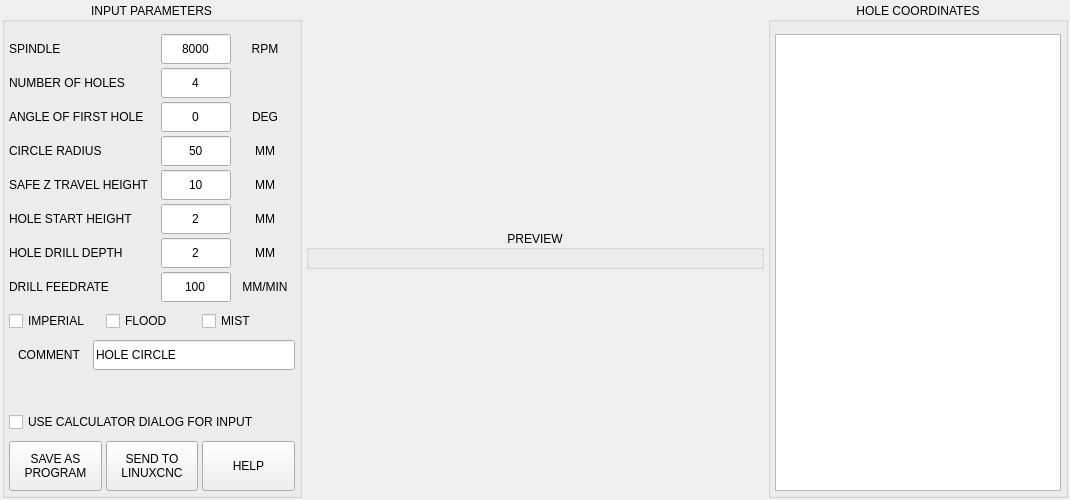
<?xml version="1.0" encoding="UTF-8"?>
<ui version="4.0">
 <class>Form</class>
 <widget class="QWidget" name="Form">
  <property name="geometry">
   <rect>
    <x>0</x>
    <y>0</y>
    <width>1070</width>
    <height>500</height>
   </rect>
  </property>
  <property name="windowTitle">
   <string>Form</string>
  </property>
  <layout class="QVBoxLayout" name="verticalLayout_2">
   <property name="spacing">
    <number>4</number>
   </property>
   <property name="leftMargin">
    <number>0</number>
   </property>
   <property name="topMargin">
    <number>0</number>
   </property>
   <property name="rightMargin">
    <number>0</number>
   </property>
   <property name="bottomMargin">
    <number>0</number>
   </property>
   <item>
    <widget class="QFrame" name="frame_hole_circle">
     <property name="maximumSize">
      <size>
       <width>16777215</width>
       <height>16777215</height>
      </size>
     </property>
     <property name="frameShape">
      <enum>QFrame::NoFrame</enum>
     </property>
     <property name="frameShadow">
      <enum>QFrame::Plain</enum>
     </property>
     <layout class="QHBoxLayout" name="horizontalLayout" stretch="0,1,0">
      <property name="spacing">
       <number>4</number>
      </property>
      <property name="leftMargin">
       <number>2</number>
      </property>
      <property name="topMargin">
       <number>2</number>
      </property>
      <property name="rightMargin">
       <number>2</number>
      </property>
      <property name="bottomMargin">
       <number>2</number>
      </property>
      <item>
       <widget class="QGroupBox" name="groupbox_parameters">
        <property name="maximumSize">
         <size>
          <width>300</width>
          <height>16777215</height>
         </size>
        </property>
        <property name="title">
         <string>INPUT PARAMETERS</string>
        </property>
        <property name="alignment">
         <set>Qt::AlignCenter</set>
        </property>
        <layout class="QVBoxLayout" name="verticalLayout">
         <property name="spacing">
          <number>4</number>
         </property>
         <property name="leftMargin">
          <number>4</number>
         </property>
         <property name="topMargin">
          <number>12</number>
         </property>
         <property name="rightMargin">
          <number>4</number>
         </property>
         <property name="bottomMargin">
          <number>4</number>
         </property>
         <item>
          <widget class="QWidget" name="widget_spindle" native="true">
           <property name="minimumSize">
            <size>
             <width>0</width>
             <height>30</height>
            </size>
           </property>
           <property name="maximumSize">
            <size>
             <width>16777215</width>
             <height>30</height>
            </size>
           </property>
           <layout class="QHBoxLayout" name="horizontalLayout_12">
            <property name="spacing">
             <number>4</number>
            </property>
            <property name="leftMargin">
             <number>0</number>
            </property>
            <property name="topMargin">
             <number>0</number>
            </property>
            <property name="rightMargin">
             <number>0</number>
            </property>
            <property name="bottomMargin">
             <number>0</number>
            </property>
            <item>
             <widget class="QLabel" name="lbl_spindle">
              <property name="maximumSize">
               <size>
                <width>160</width>
                <height>16777215</height>
               </size>
              </property>
              <property name="text">
               <string>SPINDLE</string>
              </property>
             </widget>
            </item>
            <item>
             <widget class="QLineEdit" name="lineEdit_spindle">
              <property name="sizePolicy">
               <sizepolicy hsizetype="Preferred" vsizetype="Preferred">
                <horstretch>0</horstretch>
                <verstretch>0</verstretch>
               </sizepolicy>
              </property>
              <property name="minimumSize">
               <size>
                <width>70</width>
                <height>0</height>
               </size>
              </property>
              <property name="maximumSize">
               <size>
                <width>70</width>
                <height>16777215</height>
               </size>
              </property>
              <property name="text">
               <string>8000</string>
              </property>
              <property name="maxLength">
               <number>8</number>
              </property>
              <property name="alignment">
               <set>Qt::AlignCenter</set>
              </property>
             </widget>
            </item>
            <item>
             <widget class="QLabel" name="lbl_spindle_2">
              <property name="sizePolicy">
               <sizepolicy hsizetype="Preferred" vsizetype="Preferred">
                <horstretch>0</horstretch>
                <verstretch>0</verstretch>
               </sizepolicy>
              </property>
              <property name="minimumSize">
               <size>
                <width>60</width>
                <height>24</height>
               </size>
              </property>
              <property name="maximumSize">
               <size>
                <width>60</width>
                <height>24</height>
               </size>
              </property>
              <property name="text">
               <string>RPM</string>
              </property>
              <property name="scaledContents">
               <bool>true</bool>
              </property>
              <property name="alignment">
               <set>Qt::AlignCenter</set>
              </property>
             </widget>
            </item>
           </layout>
          </widget>
         </item>
         <item>
          <widget class="QWidget" name="widget_num_holes" native="true">
           <property name="minimumSize">
            <size>
             <width>0</width>
             <height>30</height>
            </size>
           </property>
           <property name="maximumSize">
            <size>
             <width>16777215</width>
             <height>30</height>
            </size>
           </property>
           <layout class="QHBoxLayout" name="horizontalLayout_6">
            <property name="spacing">
             <number>4</number>
            </property>
            <property name="leftMargin">
             <number>0</number>
            </property>
            <property name="topMargin">
             <number>0</number>
            </property>
            <property name="rightMargin">
             <number>0</number>
            </property>
            <property name="bottomMargin">
             <number>0</number>
            </property>
            <item>
             <widget class="QLabel" name="lbl_num_holes">
              <property name="minimumSize">
               <size>
                <width>160</width>
                <height>0</height>
               </size>
              </property>
              <property name="maximumSize">
               <size>
                <width>160</width>
                <height>16777215</height>
               </size>
              </property>
              <property name="text">
               <string>NUMBER OF HOLES</string>
              </property>
             </widget>
            </item>
            <item>
             <widget class="QLineEdit" name="lineEdit_num_holes">
              <property name="sizePolicy">
               <sizepolicy hsizetype="Preferred" vsizetype="Preferred">
                <horstretch>0</horstretch>
                <verstretch>0</verstretch>
               </sizepolicy>
              </property>
              <property name="minimumSize">
               <size>
                <width>70</width>
                <height>0</height>
               </size>
              </property>
              <property name="maximumSize">
               <size>
                <width>70</width>
                <height>16777215</height>
               </size>
              </property>
              <property name="text">
               <string>4</string>
              </property>
              <property name="maxLength">
               <number>5</number>
              </property>
              <property name="alignment">
               <set>Qt::AlignCenter</set>
              </property>
             </widget>
            </item>
            <item>
             <widget class="QLabel" name="lbl_num_holes_2">
              <property name="sizePolicy">
               <sizepolicy hsizetype="Preferred" vsizetype="Preferred">
                <horstretch>0</horstretch>
                <verstretch>0</verstretch>
               </sizepolicy>
              </property>
              <property name="minimumSize">
               <size>
                <width>60</width>
                <height>24</height>
               </size>
              </property>
              <property name="maximumSize">
               <size>
                <width>60</width>
                <height>24</height>
               </size>
              </property>
              <property name="text">
               <string/>
              </property>
              <property name="scaledContents">
               <bool>true</bool>
              </property>
              <property name="alignment">
               <set>Qt::AlignCenter</set>
              </property>
             </widget>
            </item>
           </layout>
          </widget>
         </item>
         <item>
          <widget class="QWidget" name="widget_first" native="true">
           <property name="minimumSize">
            <size>
             <width>0</width>
             <height>30</height>
            </size>
           </property>
           <property name="maximumSize">
            <size>
             <width>16777215</width>
             <height>30</height>
            </size>
           </property>
           <layout class="QHBoxLayout" name="horizontalLayout_7">
            <property name="spacing">
             <number>4</number>
            </property>
            <property name="leftMargin">
             <number>0</number>
            </property>
            <property name="topMargin">
             <number>0</number>
            </property>
            <property name="rightMargin">
             <number>0</number>
            </property>
            <property name="bottomMargin">
             <number>0</number>
            </property>
            <item>
             <widget class="QLabel" name="lbl_first">
              <property name="minimumSize">
               <size>
                <width>160</width>
                <height>0</height>
               </size>
              </property>
              <property name="maximumSize">
               <size>
                <width>160</width>
                <height>16777215</height>
               </size>
              </property>
              <property name="toolTip">
               <string>Tool to use for facing</string>
              </property>
              <property name="text">
               <string>ANGLE OF FIRST HOLE</string>
              </property>
             </widget>
            </item>
            <item>
             <widget class="QLineEdit" name="lineEdit_first">
              <property name="sizePolicy">
               <sizepolicy hsizetype="Preferred" vsizetype="Preferred">
                <horstretch>0</horstretch>
                <verstretch>0</verstretch>
               </sizepolicy>
              </property>
              <property name="minimumSize">
               <size>
                <width>70</width>
                <height>0</height>
               </size>
              </property>
              <property name="maximumSize">
               <size>
                <width>70</width>
                <height>16777215</height>
               </size>
              </property>
              <property name="toolTip">
               <string/>
              </property>
              <property name="text">
               <string>0</string>
              </property>
              <property name="maxLength">
               <number>6</number>
              </property>
              <property name="alignment">
               <set>Qt::AlignCenter</set>
              </property>
             </widget>
            </item>
            <item>
             <widget class="QLabel" name="lbl_first_2">
              <property name="sizePolicy">
               <sizepolicy hsizetype="Preferred" vsizetype="Preferred">
                <horstretch>0</horstretch>
                <verstretch>0</verstretch>
               </sizepolicy>
              </property>
              <property name="minimumSize">
               <size>
                <width>60</width>
                <height>24</height>
               </size>
              </property>
              <property name="maximumSize">
               <size>
                <width>60</width>
                <height>24</height>
               </size>
              </property>
              <property name="text">
               <string>DEG</string>
              </property>
              <property name="scaledContents">
               <bool>true</bool>
              </property>
              <property name="alignment">
               <set>Qt::AlignCenter</set>
              </property>
             </widget>
            </item>
           </layout>
          </widget>
         </item>
         <item>
          <widget class="QWidget" name="widget_radius" native="true">
           <property name="minimumSize">
            <size>
             <width>0</width>
             <height>30</height>
            </size>
           </property>
           <property name="maximumSize">
            <size>
             <width>16777215</width>
             <height>30</height>
            </size>
           </property>
           <layout class="QHBoxLayout" name="horizontalLayout_8">
            <property name="spacing">
             <number>4</number>
            </property>
            <property name="leftMargin">
             <number>0</number>
            </property>
            <property name="topMargin">
             <number>0</number>
            </property>
            <property name="rightMargin">
             <number>0</number>
            </property>
            <property name="bottomMargin">
             <number>0</number>
            </property>
            <item>
             <widget class="QLabel" name="lbl_radius">
              <property name="minimumSize">
               <size>
                <width>160</width>
                <height>0</height>
               </size>
              </property>
              <property name="maximumSize">
               <size>
                <width>160</width>
                <height>16777215</height>
               </size>
              </property>
              <property name="text">
               <string>CIRCLE RADIUS</string>
              </property>
             </widget>
            </item>
            <item>
             <widget class="QLineEdit" name="lineEdit_radius">
              <property name="sizePolicy">
               <sizepolicy hsizetype="Preferred" vsizetype="Preferred">
                <horstretch>0</horstretch>
                <verstretch>0</verstretch>
               </sizepolicy>
              </property>
              <property name="minimumSize">
               <size>
                <width>70</width>
                <height>0</height>
               </size>
              </property>
              <property name="maximumSize">
               <size>
                <width>70</width>
                <height>16777215</height>
               </size>
              </property>
              <property name="text">
               <string>50</string>
              </property>
              <property name="maxLength">
               <number>6</number>
              </property>
              <property name="alignment">
               <set>Qt::AlignCenter</set>
              </property>
             </widget>
            </item>
            <item>
             <widget class="QLabel" name="lbl_radius_unit">
              <property name="sizePolicy">
               <sizepolicy hsizetype="Preferred" vsizetype="Preferred">
                <horstretch>0</horstretch>
                <verstretch>0</verstretch>
               </sizepolicy>
              </property>
              <property name="minimumSize">
               <size>
                <width>60</width>
                <height>24</height>
               </size>
              </property>
              <property name="maximumSize">
               <size>
                <width>60</width>
                <height>24</height>
               </size>
              </property>
              <property name="text">
               <string>MM</string>
              </property>
              <property name="scaledContents">
               <bool>true</bool>
              </property>
              <property name="alignment">
               <set>Qt::AlignCenter</set>
              </property>
             </widget>
            </item>
           </layout>
          </widget>
         </item>
         <item>
          <widget class="QWidget" name="widget_safe_z" native="true">
           <property name="minimumSize">
            <size>
             <width>0</width>
             <height>30</height>
            </size>
           </property>
           <property name="maximumSize">
            <size>
             <width>16777215</width>
             <height>30</height>
            </size>
           </property>
           <layout class="QHBoxLayout" name="horizontalLayout_2">
            <property name="spacing">
             <number>4</number>
            </property>
            <property name="leftMargin">
             <number>0</number>
            </property>
            <property name="topMargin">
             <number>0</number>
            </property>
            <property name="rightMargin">
             <number>0</number>
            </property>
            <property name="bottomMargin">
             <number>0</number>
            </property>
            <item>
             <widget class="QLabel" name="lbl_safe_z">
              <property name="minimumSize">
               <size>
                <width>160</width>
                <height>0</height>
               </size>
              </property>
              <property name="maximumSize">
               <size>
                <width>160</width>
                <height>16777215</height>
               </size>
              </property>
              <property name="text">
               <string>SAFE Z TRAVEL HEIGHT</string>
              </property>
             </widget>
            </item>
            <item>
             <widget class="QLineEdit" name="lineEdit_safe_z">
              <property name="sizePolicy">
               <sizepolicy hsizetype="Preferred" vsizetype="Preferred">
                <horstretch>0</horstretch>
                <verstretch>0</verstretch>
               </sizepolicy>
              </property>
              <property name="minimumSize">
               <size>
                <width>70</width>
                <height>0</height>
               </size>
              </property>
              <property name="maximumSize">
               <size>
                <width>70</width>
                <height>16777215</height>
               </size>
              </property>
              <property name="text">
               <string>10</string>
              </property>
              <property name="maxLength">
               <number>4</number>
              </property>
              <property name="alignment">
               <set>Qt::AlignCenter</set>
              </property>
             </widget>
            </item>
            <item>
             <widget class="QLabel" name="lbl_safe_z_unit">
              <property name="sizePolicy">
               <sizepolicy hsizetype="Preferred" vsizetype="Preferred">
                <horstretch>0</horstretch>
                <verstretch>0</verstretch>
               </sizepolicy>
              </property>
              <property name="minimumSize">
               <size>
                <width>60</width>
                <height>24</height>
               </size>
              </property>
              <property name="maximumSize">
               <size>
                <width>60</width>
                <height>24</height>
               </size>
              </property>
              <property name="text">
               <string>MM</string>
              </property>
              <property name="scaledContents">
               <bool>true</bool>
              </property>
              <property name="alignment">
               <set>Qt::AlignCenter</set>
              </property>
             </widget>
            </item>
           </layout>
          </widget>
         </item>
         <item>
          <widget class="QWidget" name="widget_start_height" native="true">
           <property name="minimumSize">
            <size>
             <width>0</width>
             <height>30</height>
            </size>
           </property>
           <property name="maximumSize">
            <size>
             <width>16777215</width>
             <height>30</height>
            </size>
           </property>
           <layout class="QHBoxLayout" name="horizontalLayout_3">
            <property name="spacing">
             <number>4</number>
            </property>
            <property name="leftMargin">
             <number>0</number>
            </property>
            <property name="topMargin">
             <number>0</number>
            </property>
            <property name="rightMargin">
             <number>0</number>
            </property>
            <property name="bottomMargin">
             <number>0</number>
            </property>
            <item>
             <widget class="QLabel" name="lbl_start_height">
              <property name="maximumSize">
               <size>
                <width>160</width>
                <height>16777215</height>
               </size>
              </property>
              <property name="text">
               <string>HOLE START HEIGHT</string>
              </property>
             </widget>
            </item>
            <item>
             <widget class="QLineEdit" name="lineEdit_start_height">
              <property name="sizePolicy">
               <sizepolicy hsizetype="Preferred" vsizetype="Preferred">
                <horstretch>0</horstretch>
                <verstretch>0</verstretch>
               </sizepolicy>
              </property>
              <property name="minimumSize">
               <size>
                <width>70</width>
                <height>0</height>
               </size>
              </property>
              <property name="maximumSize">
               <size>
                <width>70</width>
                <height>16777215</height>
               </size>
              </property>
              <property name="text">
               <string>2</string>
              </property>
              <property name="alignment">
               <set>Qt::AlignCenter</set>
              </property>
             </widget>
            </item>
            <item>
             <widget class="QLabel" name="lbl_start_height_unit">
              <property name="sizePolicy">
               <sizepolicy hsizetype="Preferred" vsizetype="Preferred">
                <horstretch>0</horstretch>
                <verstretch>0</verstretch>
               </sizepolicy>
              </property>
              <property name="minimumSize">
               <size>
                <width>60</width>
                <height>24</height>
               </size>
              </property>
              <property name="maximumSize">
               <size>
                <width>60</width>
                <height>24</height>
               </size>
              </property>
              <property name="text">
               <string>MM</string>
              </property>
              <property name="scaledContents">
               <bool>true</bool>
              </property>
              <property name="alignment">
               <set>Qt::AlignCenter</set>
              </property>
             </widget>
            </item>
           </layout>
          </widget>
         </item>
         <item>
          <widget class="QWidget" name="widget_depth" native="true">
           <property name="minimumSize">
            <size>
             <width>0</width>
             <height>30</height>
            </size>
           </property>
           <property name="maximumSize">
            <size>
             <width>16777215</width>
             <height>30</height>
            </size>
           </property>
           <layout class="QHBoxLayout" name="horizontalLayout_4">
            <property name="spacing">
             <number>4</number>
            </property>
            <property name="leftMargin">
             <number>0</number>
            </property>
            <property name="topMargin">
             <number>0</number>
            </property>
            <property name="rightMargin">
             <number>0</number>
            </property>
            <property name="bottomMargin">
             <number>0</number>
            </property>
            <item>
             <widget class="QLabel" name="lbl_depth">
              <property name="minimumSize">
               <size>
                <width>160</width>
                <height>0</height>
               </size>
              </property>
              <property name="maximumSize">
               <size>
                <width>160</width>
                <height>16777215</height>
               </size>
              </property>
              <property name="text">
               <string>HOLE DRILL DEPTH</string>
              </property>
             </widget>
            </item>
            <item>
             <widget class="QLineEdit" name="lineEdit_depth">
              <property name="sizePolicy">
               <sizepolicy hsizetype="Preferred" vsizetype="Preferred">
                <horstretch>0</horstretch>
                <verstretch>0</verstretch>
               </sizepolicy>
              </property>
              <property name="minimumSize">
               <size>
                <width>70</width>
                <height>0</height>
               </size>
              </property>
              <property name="maximumSize">
               <size>
                <width>70</width>
                <height>16777215</height>
               </size>
              </property>
              <property name="text">
               <string>2</string>
              </property>
              <property name="alignment">
               <set>Qt::AlignCenter</set>
              </property>
             </widget>
            </item>
            <item>
             <widget class="QLabel" name="lbl_depth_unit">
              <property name="sizePolicy">
               <sizepolicy hsizetype="Preferred" vsizetype="Preferred">
                <horstretch>0</horstretch>
                <verstretch>0</verstretch>
               </sizepolicy>
              </property>
              <property name="minimumSize">
               <size>
                <width>60</width>
                <height>24</height>
               </size>
              </property>
              <property name="maximumSize">
               <size>
                <width>60</width>
                <height>24</height>
               </size>
              </property>
              <property name="text">
               <string>MM</string>
              </property>
              <property name="scaledContents">
               <bool>true</bool>
              </property>
              <property name="alignment">
               <set>Qt::AlignCenter</set>
              </property>
             </widget>
            </item>
           </layout>
          </widget>
         </item>
         <item>
          <widget class="QWidget" name="widget_drill_feedrate" native="true">
           <property name="minimumSize">
            <size>
             <width>0</width>
             <height>30</height>
            </size>
           </property>
           <property name="maximumSize">
            <size>
             <width>16777215</width>
             <height>30</height>
            </size>
           </property>
           <layout class="QHBoxLayout" name="horizontalLayout_10">
            <property name="spacing">
             <number>4</number>
            </property>
            <property name="leftMargin">
             <number>0</number>
            </property>
            <property name="topMargin">
             <number>0</number>
            </property>
            <property name="rightMargin">
             <number>0</number>
            </property>
            <property name="bottomMargin">
             <number>0</number>
            </property>
            <item>
             <widget class="QLabel" name="lbl_drill_feed">
              <property name="maximumSize">
               <size>
                <width>160</width>
                <height>16777215</height>
               </size>
              </property>
              <property name="text">
               <string>DRILL FEEDRATE</string>
              </property>
             </widget>
            </item>
            <item>
             <widget class="QLineEdit" name="lineEdit_drill_feed">
              <property name="sizePolicy">
               <sizepolicy hsizetype="Preferred" vsizetype="Preferred">
                <horstretch>0</horstretch>
                <verstretch>0</verstretch>
               </sizepolicy>
              </property>
              <property name="minimumSize">
               <size>
                <width>70</width>
                <height>0</height>
               </size>
              </property>
              <property name="maximumSize">
               <size>
                <width>70</width>
                <height>16777215</height>
               </size>
              </property>
              <property name="text">
               <string>100</string>
              </property>
              <property name="maxLength">
               <number>10</number>
              </property>
              <property name="alignment">
               <set>Qt::AlignCenter</set>
              </property>
             </widget>
            </item>
            <item>
             <widget class="QLabel" name="lbl_drill_feed_unit">
              <property name="sizePolicy">
               <sizepolicy hsizetype="Preferred" vsizetype="Preferred">
                <horstretch>0</horstretch>
                <verstretch>0</verstretch>
               </sizepolicy>
              </property>
              <property name="minimumSize">
               <size>
                <width>60</width>
                <height>24</height>
               </size>
              </property>
              <property name="maximumSize">
               <size>
                <width>60</width>
                <height>24</height>
               </size>
              </property>
              <property name="text">
               <string>MM/MIN</string>
              </property>
              <property name="scaledContents">
               <bool>true</bool>
              </property>
              <property name="alignment">
               <set>Qt::AlignCenter</set>
              </property>
             </widget>
            </item>
           </layout>
          </widget>
         </item>
         <item>
          <layout class="QHBoxLayout" name="horizontalLayout_5">
           <property name="spacing">
            <number>4</number>
           </property>
           <property name="topMargin">
            <number>0</number>
           </property>
           <item>
            <widget class="QCheckBox" name="chk_units">
             <property name="sizePolicy">
              <sizepolicy hsizetype="Preferred" vsizetype="Preferred">
               <horstretch>0</horstretch>
               <verstretch>0</verstretch>
              </sizepolicy>
             </property>
             <property name="minimumSize">
              <size>
               <width>0</width>
               <height>30</height>
              </size>
             </property>
             <property name="maximumSize">
              <size>
               <width>16777215</width>
               <height>30</height>
              </size>
             </property>
             <property name="text">
              <string>IMPERIAL</string>
             </property>
            </widget>
           </item>
           <item>
            <widget class="QCheckBox" name="chk_flood">
             <property name="sizePolicy">
              <sizepolicy hsizetype="Preferred" vsizetype="Preferred">
               <horstretch>0</horstretch>
               <verstretch>0</verstretch>
              </sizepolicy>
             </property>
             <property name="minimumSize">
              <size>
               <width>0</width>
               <height>30</height>
              </size>
             </property>
             <property name="maximumSize">
              <size>
               <width>16777215</width>
               <height>30</height>
              </size>
             </property>
             <property name="text">
              <string>FLOOD</string>
             </property>
            </widget>
           </item>
           <item>
            <widget class="QCheckBox" name="chk_mist">
             <property name="sizePolicy">
              <sizepolicy hsizetype="Preferred" vsizetype="Preferred">
               <horstretch>0</horstretch>
               <verstretch>0</verstretch>
              </sizepolicy>
             </property>
             <property name="minimumSize">
              <size>
               <width>0</width>
               <height>30</height>
              </size>
             </property>
             <property name="maximumSize">
              <size>
               <width>16777215</width>
               <height>30</height>
              </size>
             </property>
             <property name="text">
              <string>MIST</string>
             </property>
            </widget>
           </item>
          </layout>
         </item>
         <item>
          <widget class="QWidget" name="widget_comment" native="true">
           <property name="minimumSize">
            <size>
             <width>0</width>
             <height>30</height>
            </size>
           </property>
           <property name="maximumSize">
            <size>
             <width>16777215</width>
             <height>30</height>
            </size>
           </property>
           <layout class="QHBoxLayout" name="horizontalLayout_11">
            <property name="spacing">
             <number>4</number>
            </property>
            <property name="leftMargin">
             <number>0</number>
            </property>
            <property name="topMargin">
             <number>0</number>
            </property>
            <property name="rightMargin">
             <number>0</number>
            </property>
            <property name="bottomMargin">
             <number>0</number>
            </property>
            <item>
             <widget class="QLabel" name="lbl_comment">
              <property name="minimumSize">
               <size>
                <width>80</width>
                <height>0</height>
               </size>
              </property>
              <property name="maximumSize">
               <size>
                <width>80</width>
                <height>16777215</height>
               </size>
              </property>
              <property name="toolTip">
               <string>Comment for gcode file</string>
              </property>
              <property name="text">
               <string>COMMENT</string>
              </property>
              <property name="alignment">
               <set>Qt::AlignCenter</set>
              </property>
             </widget>
            </item>
            <item>
             <widget class="QLineEdit" name="lineEdit_comment">
              <property name="sizePolicy">
               <sizepolicy hsizetype="Preferred" vsizetype="Preferred">
                <horstretch>0</horstretch>
                <verstretch>0</verstretch>
               </sizepolicy>
              </property>
              <property name="toolTip">
               <string/>
              </property>
              <property name="text">
               <string>HOLE CIRCLE</string>
              </property>
              <property name="maxLength">
               <number>40</number>
              </property>
             </widget>
            </item>
           </layout>
          </widget>
         </item>
         <item>
          <spacer name="verticalSpacer">
           <property name="orientation">
            <enum>Qt::Vertical</enum>
           </property>
           <property name="sizeHint" stdset="0">
            <size>
             <width>20</width>
             <height>40</height>
            </size>
           </property>
          </spacer>
         </item>
         <item>
          <widget class="QCheckBox" name="chk_use_calc">
           <property name="sizePolicy">
            <sizepolicy hsizetype="Preferred" vsizetype="Preferred">
             <horstretch>0</horstretch>
             <verstretch>0</verstretch>
            </sizepolicy>
           </property>
           <property name="minimumSize">
            <size>
             <width>0</width>
             <height>30</height>
            </size>
           </property>
           <property name="maximumSize">
            <size>
             <width>16777215</width>
             <height>30</height>
            </size>
           </property>
           <property name="text">
            <string>USE CALCULATOR DIALOG FOR INPUT</string>
           </property>
          </widget>
         </item>
         <item>
          <widget class="QWidget" name="widget_buttons" native="true">
           <property name="minimumSize">
            <size>
             <width>0</width>
             <height>50</height>
            </size>
           </property>
           <property name="maximumSize">
            <size>
             <width>16777215</width>
             <height>50</height>
            </size>
           </property>
           <layout class="QHBoxLayout" name="horizontalLayout_13">
            <property name="spacing">
             <number>4</number>
            </property>
            <property name="leftMargin">
             <number>0</number>
            </property>
            <property name="topMargin">
             <number>0</number>
            </property>
            <property name="rightMargin">
             <number>0</number>
            </property>
            <property name="bottomMargin">
             <number>0</number>
            </property>
            <item>
             <widget class="QPushButton" name="btn_create">
              <property name="sizePolicy">
               <sizepolicy hsizetype="Preferred" vsizetype="Preferred">
                <horstretch>0</horstretch>
                <verstretch>0</verstretch>
               </sizepolicy>
              </property>
              <property name="minimumSize">
               <size>
                <width>0</width>
                <height>50</height>
               </size>
              </property>
              <property name="maximumSize">
               <size>
                <width>16777215</width>
                <height>50</height>
               </size>
              </property>
              <property name="toolTip">
               <string>Create program and save to file</string>
              </property>
              <property name="text">
               <string>SAVE AS
PROGRAM</string>
              </property>
             </widget>
            </item>
            <item>
             <widget class="QPushButton" name="btn_send">
              <property name="sizePolicy">
               <sizepolicy hsizetype="Preferred" vsizetype="Preferred">
                <horstretch>0</horstretch>
                <verstretch>0</verstretch>
               </sizepolicy>
              </property>
              <property name="minimumSize">
               <size>
                <width>0</width>
                <height>50</height>
               </size>
              </property>
              <property name="maximumSize">
               <size>
                <width>16777215</width>
                <height>50</height>
               </size>
              </property>
              <property name="toolTip">
               <string>Create temporary macro and load in linuxcnc</string>
              </property>
              <property name="text">
               <string>SEND TO
LINUXCNC</string>
              </property>
             </widget>
            </item>
            <item>
             <widget class="QPushButton" name="btn_help">
              <property name="sizePolicy">
               <sizepolicy hsizetype="Preferred" vsizetype="Preferred">
                <horstretch>0</horstretch>
                <verstretch>0</verstretch>
               </sizepolicy>
              </property>
              <property name="minimumSize">
               <size>
                <width>0</width>
                <height>50</height>
               </size>
              </property>
              <property name="maximumSize">
               <size>
                <width>16777215</width>
                <height>50</height>
               </size>
              </property>
              <property name="toolTip">
               <string>Opens a help dialog box</string>
              </property>
              <property name="text">
               <string>HELP</string>
              </property>
              <property name="checkable">
               <bool>false</bool>
              </property>
             </widget>
            </item>
           </layout>
          </widget>
         </item>
        </layout>
       </widget>
      </item>
      <item>
       <widget class="QGroupBox" name="groupbox_preview">
        <property name="maximumSize">
         <size>
          <width>16777215</width>
          <height>16777215</height>
         </size>
        </property>
        <property name="title">
         <string>PREVIEW</string>
        </property>
        <property name="alignment">
         <set>Qt::AlignCenter</set>
        </property>
        <layout class="QVBoxLayout" name="layout_gb_preview" stretch="1">
         <property name="spacing">
          <number>4</number>
         </property>
         <property name="sizeConstraint">
          <enum>QLayout::SetMaximumSize</enum>
         </property>
         <property name="leftMargin">
          <number>4</number>
         </property>
         <property name="topMargin">
          <number>12</number>
         </property>
         <property name="rightMargin">
          <number>4</number>
         </property>
         <property name="bottomMargin">
          <number>4</number>
         </property>
         <item>
          <layout class="QVBoxLayout" name="layout_preview">
           <property name="spacing">
            <number>4</number>
           </property>
          </layout>
         </item>
        </layout>
       </widget>
      </item>
      <item>
       <widget class="QGroupBox" name="groupBox_report">
        <property name="minimumSize">
         <size>
          <width>300</width>
          <height>0</height>
         </size>
        </property>
        <property name="title">
         <string>HOLE COORDINATES</string>
        </property>
        <property name="alignment">
         <set>Qt::AlignCenter</set>
        </property>
        <layout class="QVBoxLayout" name="verticalLayout_3">
         <property name="spacing">
          <number>4</number>
         </property>
         <property name="leftMargin">
          <number>4</number>
         </property>
         <property name="topMargin">
          <number>12</number>
         </property>
         <property name="rightMargin">
          <number>4</number>
         </property>
         <property name="bottomMargin">
          <number>4</number>
         </property>
         <item>
          <widget class="QTableView" name="report">
           <property name="showGrid">
            <bool>false</bool>
           </property>
           <attribute name="horizontalHeaderDefaultSectionSize">
            <number>60</number>
           </attribute>
           <attribute name="verticalHeaderVisible">
            <bool>false</bool>
           </attribute>
          </widget>
         </item>
        </layout>
       </widget>
      </item>
     </layout>
    </widget>
   </item>
  </layout>
 </widget>
 <resources/>
 <connections/>
 <slots>
  <slot>validate()</slot>
  <slot>create_program()</slot>
  <slot>units_changed()</slot>
  <slot>raster_changed()</slot>
  <slot>btn_help_clicked()</slot>
 </slots>
</ui>
